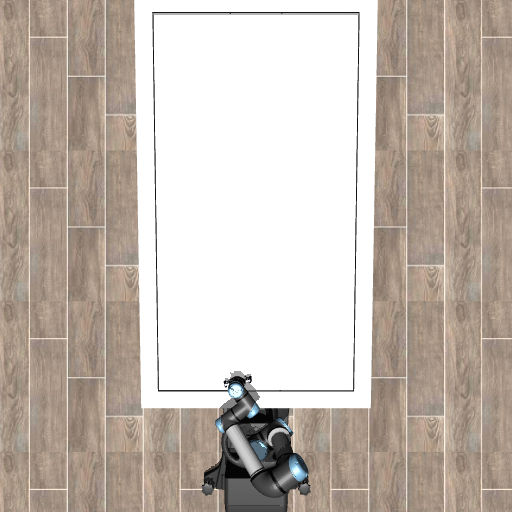
#> input picture eval_gifs/orient/birdview_raw.png, 512 x 512 px
$ python -i image_detection.py   (imports and definitions only)
#> lines starting #> are read from the running program, lines starting #| are printed output that depends on the picture
import cv2, os
from functools import lru_cache
import numpy as np

# [84 lines left out: function find_red_hockey_paddle, not called in this run]


MIN_DETECT = 25
MIN_PUCK_RADIUS_PX = 5
MAX_PUCK_RADIUS_PX = 10
MIN_PUCK_CIRCULARITY = 0.4
SIMPLE_MIN_PUCK_RADIUS_PX = 5
SIMPLE_MAX_PUCK_RADIUS_PX = 10
SIMPLE_MIN_PUCK_CIRCULARITY = 0.80
SIMPLE_MIN_PUCK_FILL_RATIO = 0.7
SIMPLE_LOOSE_MIN_PUCK_FILL_RATIO = 0.55

# Mimg = np.load('assets/real/Mimg.npy')
# Mimg = np.load(os.path.join(os.path.dirname(os.path.abspath(__file__)), "..", "..", "..", "assets", "real", "Mimg.npy"))
# ^^^ Do we need this?

upscale_constant = 3
original_size = np.array([640, 480])
visual_downscale_constant = 2
save_downscale_constant = 2
# offset_constants = np.array((2100, 500)) # change this number
offset_constants = np.array((2250, 500)) # change this number
MORPH_KERNEL_3X3 = cv2.getStructuringElement(cv2.MORPH_ELLIPSE, (3, 3))

def _fallback_puck(puck_history):
    if puck_history is not None and len(puck_history) > 0:
        return puck_history[-1][0], puck_history[-1][1], 1
    return -2, 0, 1


def _preprocess_puck_image(image, rotate):
    if rotate:
        image = cv2.rotate(image, cv2.ROTATE_90_COUNTERCLOCKWISE)
    image = cv2.resize(
        image,
        (int(image.shape[1] / 2), int(image.shape[0] / 2)),
        interpolation=cv2.INTER_LINEAR,
    )
    h, w = image.shape[:2]
    image[min(249, h):, :] = 0
    image[: min(9, h), :] = 0
    image[:, min(470, w):] = 0
    return image


# [5 lines left out: function _pixel_to_robot_xy, not called in this run]


@lru_cache(maxsize=32)
def _cached_dual_red_hsv_bounds(sat_min, val_min, low_h0, low_h1, high_h0, high_h1):
    low_1 = np.array([low_h0, sat_min, val_min], dtype=np.uint8)
    high_1 = np.array([low_h1, 255, 255], dtype=np.uint8)
    low_2 = np.array([high_h0, sat_min, val_min], dtype=np.uint8)
    high_2 = np.array([high_h1, 255, 255], dtype=np.uint8)
    return low_1, high_1, low_2, high_2


def _dual_red_mask(hsv_image, sat_min, val_min, low_h=(0, 10), high_h=(170, 180)):
    low_1, high_1, low_2, high_2 = _cached_dual_red_hsv_bounds(
        int(sat_min),
        int(val_min),
        int(low_h[0]),
        int(low_h[1]),
        int(high_h[0]),
        int(high_h[1]),
    )
    return cv2.inRange(hsv_image, low_1, high_1) | cv2.inRange(hsv_image, low_2, high_2)


def _apply_antiglare_rescue_mask(
    base_mask,
    bgr_image,
    hsv_image,
    antiglare_min_x_px=None,
    antiglare_max_x_px=None,
    antiglare_min_y_px=None,
    antiglare_max_y_px=None,
):
    if None in (
        antiglare_min_x_px,
        antiglare_max_x_px,
        antiglare_min_y_px,
        antiglare_max_y_px,
    ):
        return base_mask

    h, w = base_mask.shape[:2]
    x0 = int(np.clip(np.round(float(antiglare_min_x_px)), 0, w))
    x1 = int(np.clip(np.round(float(antiglare_max_x_px)), 0, w))
    y0 = int(np.clip(np.round(float(antiglare_min_y_px)), 0, h))
    y1 = int(np.clip(np.round(float(antiglare_max_y_px)), 0, h))
    if x1 <= x0 or y1 <= y0:
        return base_mask

    rescue_mask = base_mask.copy()
    roi_bgr = bgr_image[y0:y1, x0:x1]
    roi_hsv = hsv_image[y0:y1, x0:x1]
    roi_rescue = _dual_red_mask(
        roi_hsv,
        sat_min=20,
        val_min=120,
        low_h=(0, 15),
        high_h=(165, 180),
    )
    # Glare makes the puck appear desaturated/grayish red. In that case hue can
    # become unreliable, so use a simple channel-dominance rescue in BGR space.
    r = roi_bgr[:, :, 2].astype(np.int16)
    g = roi_bgr[:, :, 1].astype(np.int16)
    b = roi_bgr[:, :, 0].astype(np.int16)
    roi_gray_red_rescue = (
        (r >= 160)
        & ((r - np.maximum(g, b)) >= 25)
        & (np.abs(g - b) <= 35)
    ).astype(np.uint8) * 255

    roi_rescue_combined = cv2.bitwise_or(roi_rescue, roi_gray_red_rescue)
    rescue_mask[y0:y1, x0:x1] = cv2.bitwise_or(
        rescue_mask[y0:y1, x0:x1], roi_rescue_combined
    )
    return rescue_mask


@lru_cache(maxsize=64)
def _convert_raw_bounds_to_detector_bounds(
    antiglare_min_x_px,
    antiglare_max_x_px,
    antiglare_min_y_px,
    antiglare_max_y_px,
    raw_shape,
    detector_shape,
    rotate,
):
    if None in (
        antiglare_min_x_px,
        antiglare_max_x_px,
        antiglare_min_y_px,
        antiglare_max_y_px,
    ):
        return antiglare_min_x_px, antiglare_max_x_px, antiglare_min_y_px, antiglare_max_y_px

    x0 = float(min(antiglare_min_x_px, antiglare_max_x_px))
    x1 = float(max(antiglare_min_x_px, antiglare_max_x_px))
    y0 = float(min(antiglare_min_y_px, antiglare_max_y_px))
    y1 = float(max(antiglare_min_y_px, antiglare_max_y_px))

    raw_h, raw_w = raw_shape[:2]
    det_h, det_w = detector_shape[:2]
    if raw_h <= 0 or raw_w <= 0 or det_h <= 0 or det_w <= 0:
        return antiglare_min_x_px, antiglare_max_x_px, antiglare_min_y_px, antiglare_max_y_px

    if rotate:
        # Match _preprocess_puck_image rotation: ROTATE_90_COUNTERCLOCKWISE.
        corners = np.array(
            [
                [x0, y0],
                [x1, y0],
                [x1, y1],
                [x0, y1],
            ],
            dtype=float,
        )
        rotated = np.zeros_like(corners)
        rotated[:, 0] = corners[:, 1]  # x' = y
        rotated[:, 1] = (raw_w - 1.0) - corners[:, 0]  # y' = W - 1 - x
        x0_r, y0_r = np.min(rotated, axis=0)
        x1_r, y1_r = np.max(rotated, axis=0)
        raw_ref_w = float(raw_h)
        raw_ref_h = float(raw_w)
    else:
        x0_r, x1_r, y0_r, y1_r = x0, x1, y0, y1
        raw_ref_w = float(raw_w)
        raw_ref_h = float(raw_h)

    scale_x = float(det_w) / max(raw_ref_w, 1.0)
    scale_y = float(det_h) / max(raw_ref_h, 1.0)
    return (
        x0_r * scale_x,
        x1_r * scale_x,
        y0_r * scale_y,
        y1_r * scale_y,
    )


def _history_to_detector_pixel(puck_history, center_offset_constant, center_offset_constant_y=0.0):
    if puck_history is None or len(puck_history) == 0:
        return None
    prev_x = float(puck_history[-1][0]) - float(center_offset_constant)
    prev_y = float(puck_history[-1][1]) - float(center_offset_constant_y)
    pred_x = (prev_x * 1000.0 + float(offset_constants[0])) / 4.0
    pred_y = (-prev_y * 1000.0 + float(offset_constants[1])) / 4.0
    return pred_x, pred_y


def _select_component_centroid(
    mask,
    puck_history=None,
    center_offset_constant=0.0,
    center_offset_constant_y=0.0,
    min_radius_px=None,
    max_radius_px=None,
    min_circularity=None,
    min_fill_ratio=None,
    loose_min_fill_ratio=None,
    max_area=2500,
):
    pred = _history_to_detector_pixel(puck_history, center_offset_constant, center_offset_constant_y)
    contours, _ = cv2.findContours(mask, cv2.RETR_EXTERNAL, cv2.CHAIN_APPROX_SIMPLE)
    strict_candidates = []
    loose_candidates = []
    min_radius_px = MIN_PUCK_RADIUS_PX if min_radius_px is None else float(min_radius_px)
    max_radius_px = MAX_PUCK_RADIUS_PX if max_radius_px is None else float(max_radius_px)
    min_circularity = (
        MIN_PUCK_CIRCULARITY if min_circularity is None else float(min_circularity)
    )

    for contour in contours:
        area = float(cv2.contourArea(contour))
        if area < MIN_DETECT or area > max_area:
            continue
        perimeter = float(cv2.arcLength(contour, True))
        if perimeter <= 0.0:
            continue
        (cx, cy), radius = cv2.minEnclosingCircle(contour)
        if radius < min_radius_px or radius > max_radius_px:
            continue

        fill_ratio = area / max(np.pi * radius * radius, 1e-6)
        if loose_min_fill_ratio is not None and fill_ratio < float(loose_min_fill_ratio):
            continue
        circularity = float((4.0 * np.pi * area) / (perimeter * perimeter))
        candidate = (area, float(cx), float(cy), circularity, float(radius), fill_ratio)
        loose_candidates.append(candidate)
        if circularity >= min_circularity and (
            min_fill_ratio is None or fill_ratio >= float(min_fill_ratio)
        ):
            strict_candidates.append(candidate)

    # Prefer clearly circular blobs, but keep a loose fallback to avoid dropouts.
    candidates = strict_candidates if len(strict_candidates) > 0 else loose_candidates
    if not candidates:
        return None

    if pred is None:
        _, cx, cy, _, _, _ = max(
            candidates, key=lambda c: (c[3], c[5], c[0])
        )
        return int(np.round(cx)), int(np.round(cy))

    pred_x, pred_y = pred
    _, cx, cy, _, _, _ = min(
        candidates,
        key=lambda c: (c[1] - pred_x) ** 2
        + (c[2] - pred_y) ** 2
        + 200.0 * (1.0 - c[3]) ** 2
        + 120.0 * (1.0 - c[5]) ** 2,
    )
    return int(np.round(cx)), int(np.round(cy))


# [50 lines left out: function find_red_hockey_puck, not called in this run]


def find_red_hockey_puck_antiglare(
    image,
    puck_history=None,
    rotate=True,
    antiglare_bounds_in_raw_image=True,
    antiglare_min_x_px=None,
    antiglare_max_x_px=None,
    antiglare_min_y_px=None,
    antiglare_max_y_px=None,
    center_offset_constant=0.0,
    center_offset_constant_y=0.0,
    **_ignored_kwargs,
):
    raw_shape = image.shape
    image = _preprocess_puck_image(image, rotate=rotate)
    hsv_image = cv2.cvtColor(image, cv2.COLOR_BGR2HSV)

    if antiglare_bounds_in_raw_image:
        (
            antiglare_min_x_px,
            antiglare_max_x_px,
            antiglare_min_y_px,
            antiglare_max_y_px,
        ) = _convert_raw_bounds_to_detector_bounds(
            antiglare_min_x_px,
            antiglare_max_x_px,
            antiglare_min_y_px,
            antiglare_max_y_px,
            raw_shape=raw_shape,
            detector_shape=image.shape,
            rotate=rotate,
        )

    mask = _dual_red_mask(
        hsv_image,
        sat_min=80,
        val_min=30,
        low_h=(0, 10),
        high_h=(170, 180),
    )
    mask = _apply_antiglare_rescue_mask(
        mask,
        image,
        hsv_image,
        antiglare_min_x_px=antiglare_min_x_px,
        antiglare_max_x_px=antiglare_max_x_px,
        antiglare_min_y_px=antiglare_min_y_px,
        antiglare_max_y_px=antiglare_max_y_px,
    )

    mask = cv2.morphologyEx(mask, cv2.MORPH_CLOSE, MORPH_KERNEL_3X3, iterations=1)
    mask = cv2.morphologyEx(mask, cv2.MORPH_OPEN, MORPH_KERNEL_3X3, iterations=1)

    center = _select_component_centroid(
        mask,
        puck_history=puck_history,
        center_offset_constant=center_offset_constant,
        center_offset_constant_y=center_offset_constant_y,
    )
    if center is None:
        return _fallback_puck(puck_history)

    x, y = center
    robot_x, robot_y = _pixel_to_robot_xy(x, y)
    return robot_x, robot_y, 0

>>> import cv2
>>> picture = cv2.imread('../../../eval_gifs/orient/birdview_raw.png')
#> picture is the input picture: shape (512, 512, 3); mean B, G, R 176, 185.1, 195.4
>>> result = find_red_hockey_puck_antiglare(picture)
#> in _preprocess_puck_image, `image = cv2.rotate(image, cv2.ROTATE_90_COUNTERCLOCKWISE)`:
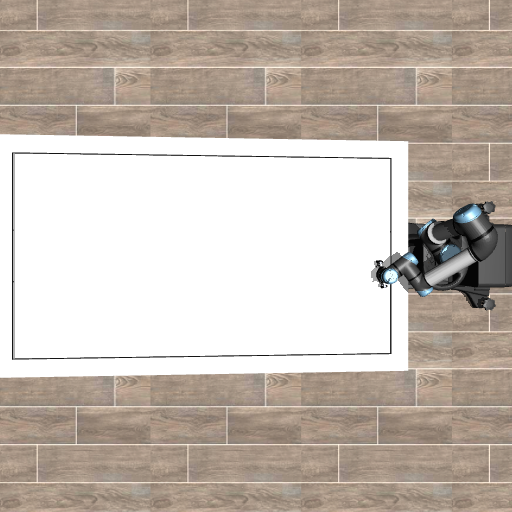
#> image: shape (512, 512, 3); mean of channels 0, 1, 2 176, 185.1, 195.4; drawn as B, G, R
#> in _preprocess_puck_image, `image = cv2.resize( image, (int(image.shape[1] / 2), int(image.shape[0..`:
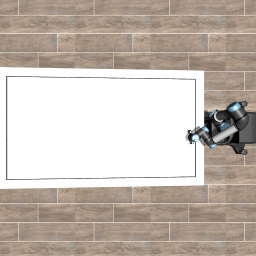
#> image: shape (256, 256, 3); mean of channels 0, 1, 2 176.1, 185.2, 195.4; drawn as B, G, R
#> in _preprocess_puck_image, `image[: min(9, h), :] = 0`:
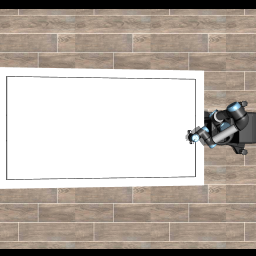
#> image: shape (256, 256, 3); mean of channels 0, 1, 2 167.7, 175.8, 185; drawn as B, G, R
#> in find_red_hockey_puck_antiglare, `hsv_image = cv2.cvtColor(image, cv2.COLOR_BGR2HSV)`: hsv_image: shape (256, 256, 3); mean H, S, V 8.2, 27, 185.2
#> in _dual_red_mask, `return cv2.inRange(hsv_image, low_1, high_1) | cv2.inRange(hsv_image, ..`: returned value: shape (256, 256); every value is 0
#> in _select_component_centroid, `contours, _ = cv2.findContours(mask, cv2.RETR_EXTERNAL, cv2.CHAIN_APPR..`: contours = []
#> result = (-2, 0, 1)
